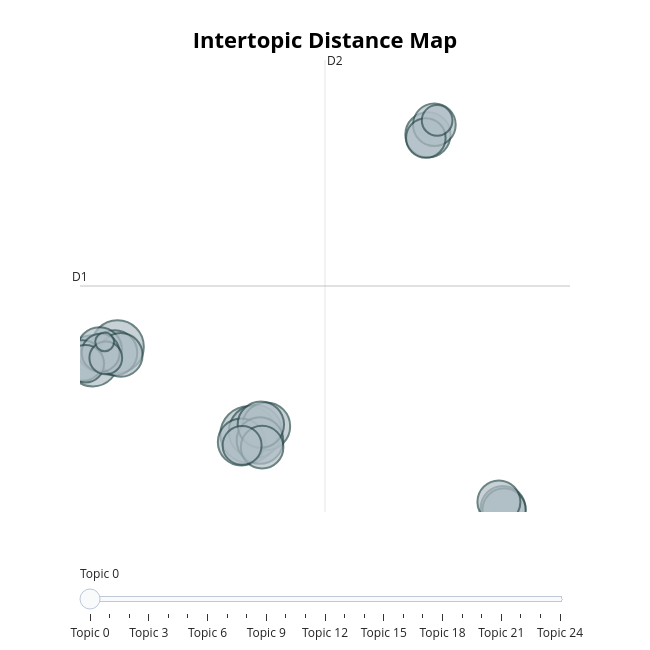

The cell this chart's notebook holds for it:
### Markdown cell above
## Visulisation

### Code cell
topic_model.visualize_topics()

### Figure 1 — Plotly figure (JSON) as saved in the notebook; plotly's stock layout.template omitted (floating-point values rounded to 4 significant figures)
{"data": [{"customdata": [[0, "la | les | le | pas | est", 8126], [1, "les | la | on | de | pas", 7120], [2, "rap | le | de | est | les", 7034], [3, "la | est | le | les | pas", 6667], [4, "je | ai | de | que | la", 5822], [5, "la | les | est | le | de", 5623], [6, "de | les | la | on | est", 5513], [7, "pas | de | la | il | les", 5462], [8, "je | tu | moi | que | toi", 5179], [9, "la | les | le | est | de", 5177], [10, "je | la | de | le | dans", 5098], [11, "la | les | le | est | de", 5069], [12, "la | dans | les | le | est", 4834], [13, "de | la | le | les | est", 4780], [14, "la | le | de | les | est", 4693], [15, "elle | la | est | qu | pas", 4623], [16, "on | de | la | est | les", 4599], [17, "la | de | les | est | le", 4194], [18, "pas | ai | je | tu | que", 3977], [19, "tu | pas | est | je | qu", 3849], [20, "la | de | le | les | est", 3660], [21, "la | les | est | le | de", 3557], [22, "les | la | est | de | le", 2726], [23, "bébé | baby | tu | oh | moi", 2385], [24, "han | la | les | est | le", 895]], "hovertemplate": "<b>Topic %{customdata[0]}</b><br>%{customdata[1]}<br>Size: %{customdata[2]}", "legendgroup": "", "marker": {"color": "#B0BEC5", "line": {"color": "DarkSlateGrey", "width": 2}, "size": [8126, 7120, 7034, 6667, 5822, 5623, 5513, 5462, 5179, 5177, 5098, 5069, 4834, 4780, 4693, 4623, 4599, 4194, 3977, 3849, 3660, 3557, 2726, 2385, 895], "sizemode": "area", "sizeref": 5.079, "symbol": "circle"}, "mode": "markers", "name": "", "orientation": "v", "showlegend": false, "type": "scatter", "x": [12.9, 13.37, 3.705, 1.979, 14.14, 12.4, 13.7, 13.76, 25.48, 3.509, 30.75, 2.445, 3.934, 30.83, 30.46, 25.94, 13.85, 1.266, 25.34, 12.45, 2.523, 1.453, 2.885, 26.13, 2.805], "xaxis": "x", "y": [3.997, 4.136, 7.96, 7.324, 4.369, 3.662, 3.73, 4.448, 17.51, 7.685, 0.6736, 7.828, 7.588, 0.5966, 0.9608, 17.96, 3.43, 7.336, 17.37, 3.51, 7.687, 7.191, 7.453, 18.16, 8.177], "yaxis": "y"}], "layout": {"annotations": [{"showarrow": false, "text": "D1", "x": 1.076, "y": 10.69, "yshift": 10}, {"showarrow": false, "text": "D2", "x": 18.26, "xshift": 10, "y": 20.88}], "height": 650, "hoverlabel": {"bgcolor": "white", "font": {"family": "Rockwell", "size": 16}}, "legend": {"itemsizing": "constant", "tracegroupgap": 0}, "margin": {"t": 60}, "shapes": [{"line": {"color": "#CFD8DC", "width": 2}, "type": "line", "x0": 18.26, "x1": 18.26, "y0": 0.5071, "y1": 20.88}, {"line": {"color": "#9E9E9E", "width": 2}, "type": "line", "x0": 1.076, "x1": 35.45, "y0": 10.69, "y1": 10.69}], "sliders": [{"active": 0, "pad": {"t": 50}, "steps": [{"args": [{"marker.color": [["red", "#B0BEC5", "#B0BEC5", "#B0BEC5", "#B0BEC5", "#B0BEC5", "#B0BEC5", "#B0BEC5", "#B0BEC5", "#B0BEC5", "#B0BEC5", "#B0BEC5", "#B0BEC5", "#B0BEC5", "#B0BEC5", "#B0BEC5", "#B0BEC5", "#B0BEC5", "#B0BEC5", "#B0BEC5", "#B0BEC5", "#B0BEC5", "#B0BEC5", "#B0BEC5", "#B0BEC5"]]}], "label": "Topic 0", "method": "update"}, {"args": [{"marker.color": [["#B0BEC5", "red", "#B0BEC5", "#B0BEC5", "#B0BEC5", "#B0BEC5", "#B0BEC5", "#B0BEC5", "#B0BEC5", "#B0BEC5", "#B0BEC5", "#B0BEC5", "#B0BEC5", "#B0BEC5", "#B0BEC5", "#B0BEC5", "#B0BEC5", "#B0BEC5", "#B0BEC5", "#B0BEC5", "#B0BEC5", "#B0BEC5", "#B0BEC5", "#B0BEC5", "#B0BEC5"]]}], "label": "Topic 1", "method": "update"}, {"args": [{"marker.color": [["#B0BEC5", "#B0BEC5", "red", "#B0BEC5", "#B0BEC5", "#B0BEC5", "#B0BEC5", "#B0BEC5", "#B0BEC5", "#B0BEC5", "#B0BEC5", "#B0BEC5", "#B0BEC5", "#B0BEC5", "#B0BEC5", "#B0BEC5", "#B0BEC5", "#B0BEC5", "#B0BEC5", "#B0BEC5", "#B0BEC5", "#B0BEC5", "#B0BEC5", "#B0BEC5", "#B0BEC5"]]}], "label": "Topic 2", "method": "update"}, {"args": [{"marker.color": [["#B0BEC5", "#B0BEC5", "#B0BEC5", "red", "#B0BEC5", "#B0BEC5", "#B0BEC5", "#B0BEC5", "#B0BEC5", "#B0BEC5", "#B0BEC5", "#B0BEC5", "#B0BEC5", "#B0BEC5", "#B0BEC5", "#B0BEC5", "#B0BEC5", "#B0BEC5", "#B0BEC5", "#B0BEC5", "#B0BEC5", "#B0BEC5", "#B0BEC5", "#B0BEC5", "#B0BEC5"]]}], "label": "Topic 3", "method": "update"}, {"args": [{"marker.color": [["#B0BEC5", "#B0BEC5", "#B0BEC5", "#B0BEC5", "red", "#B0BEC5", "#B0BEC5", "#B0BEC5", "#B0BEC5", "#B0BEC5", "#B0BEC5", "#B0BEC5", "#B0BEC5", "#B0BEC5", "#B0BEC5", "#B0BEC5", "#B0BEC5", "#B0BEC5", "#B0BEC5", "#B0BEC5", "#B0BEC5", "#B0BEC5", "#B0BEC5", "#B0BEC5", "#B0BEC5"]]}], "label": "Topic 4", "method": "update"}, {"args": [{"marker.color": [["#B0BEC5", "#B0BEC5", "#B0BEC5", "#B0BEC5", "#B0BEC5", "red", "#B0BEC5", "#B0BEC5", "#B0BEC5", "#B0BEC5", "#B0BEC5", "#B0BEC5", "#B0BEC5", "#B0BEC5", "#B0BEC5", "#B0BEC5", "#B0BEC5", "#B0BEC5", "#B0BEC5", "#B0BEC5", "#B0BEC5", "#B0BEC5", "#B0BEC5", "#B0BEC5", "#B0BEC5"]]}], "label": "Topic 5", "method": "update"}, {"args": [{"marker.color": [["#B0BEC5", "#B0BEC5", "#B0BEC5", "#B0BEC5", "#B0BEC5", "#B0BEC5", "red", "#B0BEC5", "#B0BEC5", "#B0BEC5", "#B0BEC5", "#B0BEC5", "#B0BEC5", "#B0BEC5", "#B0BEC5", "#B0BEC5", "#B0BEC5", "#B0BEC5", "#B0BEC5", "#B0BEC5", "#B0BEC5", "#B0BEC5", "#B0BEC5", "#B0BEC5", "#B0BEC5"]]}], "label": "Topic 6", "method": "update"}, {"args": [{"marker.color": [["#B0BEC5", "#B0BEC5", "#B0BEC5", "#B0BEC5", "#B0BEC5", "#B0BEC5", "#B0BEC5", "red", "#B0BEC5", "#B0BEC5", "#B0BEC5", "#B0BEC5", "#B0BEC5", "#B0BEC5", "#B0BEC5", "#B0BEC5", "#B0BEC5", "#B0BEC5", "#B0BEC5", "#B0BEC5", "#B0BEC5", "#B0BEC5", "#B0BEC5", "#B0BEC5", "#B0BEC5"]]}], "label": "Topic 7", "method": "update"}, {"args": [{"marker.color": [["#B0BEC5", "#B0BEC5", "#B0BEC5", "#B0BEC5", "#B0BEC5", "#B0BEC5", "#B0BEC5", "#B0BEC5", "red", "#B0BEC5", "#B0BEC5", "#B0BEC5", "#B0BEC5", "#B0BEC5", "#B0BEC5", "#B0BEC5", "#B0BEC5", "#B0BEC5", "#B0BEC5", "#B0BEC5", "#B0BEC5", "#B0BEC5", "#B0BEC5", "#B0BEC5", "#B0BEC5"]]}], "label": "Topic 8", "method": "update"}, {"args": [{"marker.color": [["#B0BEC5", "#B0BEC5", "#B0BEC5", "#B0BEC5", "#B0BEC5", "#B0BEC5", "#B0BEC5", "#B0BEC5", "#B0BEC5", "red", "#B0BEC5", "#B0BEC5", "#B0BEC5", "#B0BEC5", "#B0BEC5", "#B0BEC5", "#B0BEC5", "#B0BEC5", "#B0BEC5", "#B0BEC5", "#B0BEC5", "#B0BEC5", "#B0BEC5", "#B0BEC5", "#B0BEC5"]]}], "label": "Topic 9", "method": "update"}, {"args": [{"marker.color": [["#B0BEC5", "#B0BEC5", "#B0BEC5", "#B0BEC5", "#B0BEC5", "#B0BEC5", "#B0BEC5", "#B0BEC5", "#B0BEC5", "#B0BEC5", "red", "#B0BEC5", "#B0BEC5", "#B0BEC5", "#B0BEC5", "#B0BEC5", "#B0BEC5", "#B0BEC5", "#B0BEC5", "#B0BEC5", "#B0BEC5", "#B0BEC5", "#B0BEC5", "#B0BEC5", "#B0BEC5"]]}], "label": "Topic 10", "method": "update"}, {"args": [{"marker.color": [["#B0BEC5", "#B0BEC5", "#B0BEC5", "#B0BEC5", "#B0BEC5", "#B0BEC5", "#B0BEC5", "#B0BEC5", "#B0BEC5", "#B0BEC5", "#B0BEC5", "red", "#B0BEC5", "#B0BEC5", "#B0BEC5", "#B0BEC5", "#B0BEC5", "#B0BEC5", "#B0BEC5", "#B0BEC5", "#B0BEC5", "#B0BEC5", "#B0BEC5", "#B0BEC5", "#B0BEC5"]]}], "label": "Topic 11", "method": "update"}, {"args": [{"marker.color": [["#B0BEC5", "#B0BEC5", "#B0BEC5", "#B0BEC5", "#B0BEC5", "#B0BEC5", "#B0BEC5", "#B0BEC5", "#B0BEC5", "#B0BEC5", "#B0BEC5", "#B0BEC5", "red", "#B0BEC5", "#B0BEC5", "#B0BEC5", "#B0BEC5", "#B0BEC5", "#B0BEC5", "#B0BEC5", "#B0BEC5", "#B0BEC5", "#B0BEC5", "#B0BEC5", "#B0BEC5"]]}], "label": "Topic 12", "method": "update"}, {"args": [{"marker.color": [["#B0BEC5", "#B0BEC5", "#B0BEC5", "#B0BEC5", "#B0BEC5", "#B0BEC5", "#B0BEC5", "#B0BEC5", "#B0BEC5", "#B0BEC5", "#B0BEC5", "#B0BEC5", "#B0BEC5", "red", "#B0BEC5", "#B0BEC5", "#B0BEC5", "#B0BEC5", "#B0BEC5", "#B0BEC5", "#B0BEC5", "#B0BEC5", "#B0BEC5", "#B0BEC5", "#B0BEC5"]]}], "label": "Topic 13", "method": "update"}, {"args": [{"marker.color": [["#B0BEC5", "#B0BEC5", "#B0BEC5", "#B0BEC5", "#B0BEC5", "#B0BEC5", "#B0BEC5", "#B0BEC5", "#B0BEC5", "#B0BEC5", "#B0BEC5", "#B0BEC5", "#B0BEC5", "#B0BEC5", "red", "#B0BEC5", "#B0BEC5", "#B0BEC5", "#B0BEC5", "#B0BEC5", "#B0BEC5", "#B0BEC5", "#B0BEC5", "#B0BEC5", "#B0BEC5"]]}], "label": "Topic 14", "method": "update"}, {"args": [{"marker.color": [["#B0BEC5", "#B0BEC5", "#B0BEC5", "#B0BEC5", "#B0BEC5", "#B0BEC5", "#B0BEC5", "#B0BEC5", "#B0BEC5", "#B0BEC5", "#B0BEC5", "#B0BEC5", "#B0BEC5", "#B0BEC5", "#B0BEC5", "red", "#B0BEC5", "#B0BEC5", "#B0BEC5", "#B0BEC5", "#B0BEC5", "#B0BEC5", "#B0BEC5", "#B0BEC5", "#B0BEC5"]]}], "label": "Topic 15", "method": "update"}, {"args": [{"marker.color": [["#B0BEC5", "#B0BEC5", "#B0BEC5", "#B0BEC5", "#B0BEC5", "#B0BEC5", "#B0BEC5", "#B0BEC5", "#B0BEC5", "#B0BEC5", "#B0BEC5", "#B0BEC5", "#B0BEC5", "#B0BEC5", "#B0BEC5", "#B0BEC5", "red", "#B0BEC5", "#B0BEC5", "#B0BEC5", "#B0BEC5", "#B0BEC5", "#B0BEC5", "#B0BEC5", "#B0BEC5"]]}], "label": "Topic 16", "method": "update"}, {"args": [{"marker.color": [["#B0BEC5", "#B0BEC5", "#B0BEC5", "#B0BEC5", "#B0BEC5", "#B0BEC5", "#B0BEC5", "#B0BEC5", "#B0BEC5", "#B0BEC5", "#B0BEC5", "#B0BEC5", "#B0BEC5", "#B0BEC5", "#B0BEC5", "#B0BEC5", "#B0BEC5", "red", "#B0BEC5", "#B0BEC5", "#B0BEC5", "#B0BEC5", "#B0BEC5", "#B0BEC5", "#B0BEC5"]]}], "label": "Topic 17", "method": "update"}, {"args": [{"marker.color": [["#B0BEC5", "#B0BEC5", "#B0BEC5", "#B0BEC5", "#B0BEC5", "#B0BEC5", "#B0BEC5", "#B0BEC5", "#B0BEC5", "#B0BEC5", "#B0BEC5", "#B0BEC5", "#B0BEC5", "#B0BEC5", "#B0BEC5", "#B0BEC5", "#B0BEC5", "#B0BEC5", "red", "#B0BEC5", "#B0BEC5", "#B0BEC5", "#B0BEC5", "#B0BEC5", "#B0BEC5"]]}], "label": "Topic 18", "method": "update"}, {"args": [{"marker.color": [["#B0BEC5", "#B0BEC5", "#B0BEC5", "#B0BEC5", "#B0BEC5", "#B0BEC5", "#B0BEC5", "#B0BEC5", "#B0BEC5", "#B0BEC5", "#B0BEC5", "#B0BEC5", "#B0BEC5", "#B0BEC5", "#B0BEC5", "#B0BEC5", "#B0BEC5", "#B0BEC5", "#B0BEC5", "red", "#B0BEC5", "#B0BEC5", "#B0BEC5", "#B0BEC5", "#B0BEC5"]]}], "label": "Topic 19", "method": "update"}, {"args": [{"marker.color": [["#B0BEC5", "#B0BEC5", "#B0BEC5", "#B0BEC5", "#B0BEC5", "#B0BEC5", "#B0BEC5", "#B0BEC5", "#B0BEC5", "#B0BEC5", "#B0BEC5", "#B0BEC5", "#B0BEC5", "#B0BEC5", "#B0BEC5", "#B0BEC5", "#B0BEC5", "#B0BEC5", "#B0BEC5", "#B0BEC5", "red", "#B0BEC5", "#B0BEC5", "#B0BEC5", "#B0BEC5"]]}], "label": "Topic 20", "method": "update"}, {"args": [{"marker.color": [["#B0BEC5", "#B0BEC5", "#B0BEC5", "#B0BEC5", "#B0BEC5", "#B0BEC5", "#B0BEC5", "#B0BEC5", "#B0BEC5", "#B0BEC5", "#B0BEC5", "#B0BEC5", "#B0BEC5", "#B0BEC5", "#B0BEC5", "#B0BEC5", "#B0BEC5", "#B0BEC5", "#B0BEC5", "#B0BEC5", "#B0BEC5", "red", "#B0BEC5", "#B0BEC5", "#B0BEC5"]]}], "label": "Topic 21", "method": "update"}, {"args": [{"marker.color": [["#B0BEC5", "#B0BEC5", "#B0BEC5", "#B0BEC5", "#B0BEC5", "#B0BEC5", "#B0BEC5", "#B0BEC5", "#B0BEC5", "#B0BEC5", "#B0BEC5", "#B0BEC5", "#B0BEC5", "#B0BEC5", "#B0BEC5", "#B0BEC5", "#B0BEC5", "#B0BEC5", "#B0BEC5", "#B0BEC5", "#B0BEC5", "#B0BEC5", "red", "#B0BEC5", "#B0BEC5"]]}], "label": "Topic 22", "method": "update"}, {"args": [{"marker.color": [["#B0BEC5", "#B0BEC5", "#B0BEC5", "#B0BEC5", "#B0BEC5", "#B0BEC5", "#B0BEC5", "#B0BEC5", "#B0BEC5", "#B0BEC5", "#B0BEC5", "#B0BEC5", "#B0BEC5", "#B0BEC5", "#B0BEC5", "#B0BEC5", "#B0BEC5", "#B0BEC5", "#B0BEC5", "#B0BEC5", "#B0BEC5", "#B0BEC5", "#B0BEC5", "red", "#B0BEC5"]]}], "label": "Topic 23", "method": "update"}, {"args": [{"marker.color": [["#B0BEC5", "#B0BEC5", "#B0BEC5", "#B0BEC5", "#B0BEC5", "#B0BEC5", "#B0BEC5", "#B0BEC5", "#B0BEC5", "#B0BEC5", "#B0BEC5", "#B0BEC5", "#B0BEC5", "#B0BEC5", "#B0BEC5", "#B0BEC5", "#B0BEC5", "#B0BEC5", "#B0BEC5", "#B0BEC5", "#B0BEC5", "#B0BEC5", "#B0BEC5", "#B0BEC5", "red"]]}], "label": "Topic 24", "method": "update"}]}], "title": {"font": {"color": "Black", "size": 22}, "text": "<b>Intertopic Distance Map</b>", "x": 0.5, "xanchor": "center", "y": 0.95, "yanchor": "top"}, "width": 650, "xaxis": {"anchor": "y", "domain": [0, 1], "range": [1.076, 35.45], "title": {"text": ""}, "visible": false}, "yaxis": {"anchor": "x", "domain": [0, 1], "range": [0.5071, 20.88], "title": {"text": ""}, "visible": false}}}
